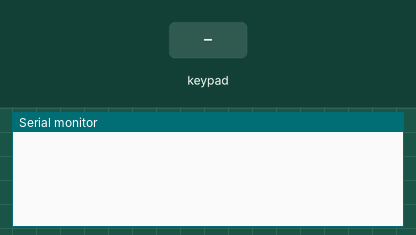
Recording of a sketch running on a simulated Arduino Uno, built with avr-gcc and run on an emulated ATmega328P. Shown: the last lines printed to the serial monitor. Inputs (shaded band) come from the test bench. WiFi joins after 1.5 s; servers stay silent unless stated.

Above: at 1.2 s.
1.3 s: key 'U' pressed
At 2.0 s:
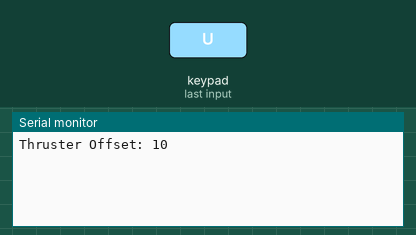
2.8 s: key 'X' pressed
At 3.8 s:
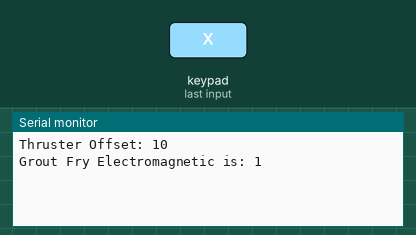
4.3 s: key 'O' pressed
At 5.5 s:
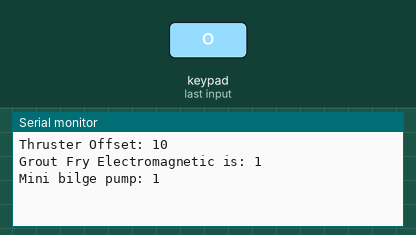
5.8 s: key 'S' pressed
At 7.2 s:
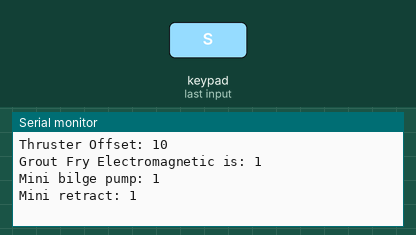

The sketch:

Master3.4.ino
```cpp
#include <PS2X_lib.h> // Bill Porter's PS2 Library
#include <Ethernet.h>
#include <EthernetUdp.h>
#define SD_SS 4//sets up ethernet communication ports, don't need to change this part

//general Ethernet object declarations
byte mac[] = {0xDE, 0xAD, 0xBE, 0xEF, 0xFE, 0xED };//connection for ethernet
IPAddress localIp(192, 168, 1, 251);    // local ip address
IPAddress destIp(192, 168, 1, 15);      // destination ip address
IPAddress ip(192, 168, 1, 15);
IPAddress remIp(92, 168, 1, 176);
unsigned int localPort = 5678;      // local port to listen on
unsigned int port = 5678;               // destination port
EthernetUDP Udp;//object initialization

PS2X ps2x;

bool fry_release = false, mini_launch = false, mini_retract = false, tilt = false, sensors = false;
int timer1;
int timer2;
const byte arraylength = 10, maximum = 255, minimum = 0, middle = (maximum-minimum)/2, deadzone = 30;
byte message[arraylength], packetBuffer[arraylength], offset = 10;
int left_magnitude, right_magnitude, LY, LX, RY, RX, mag, temperature, i;
float temp, pH;

void setup() {
  Serial.begin(9600);//allows serial moniter
  ps2x.config_gamepad(5,3,6,2, false, false); //(clock, command, attention, data, Pressures, Rumble)
  pinMode(SD_SS, OUTPUT);
  digitalWrite(SD_SS, HIGH);
  Ethernet.begin(mac,localIp);    // static ip version
  Ethernet.begin(mac,ip);
  Udp.begin(port);
  Udp.begin(localPort);

}

void loop() {
  timer1 = millis();
  recieve();  //recieves the array from the slave arduino
//slave_data();   //prints out data from the temp and pH sensor when the triangle button is pushed
  read_PS2();     //reads the PS2 values and adjusts the analog stick values to useful ranges
  buttons();      //allows the digital buttons to control tools, such as triangle, square, circle
  tilt_thrust();  //programs the thruster values to be able to tilt when needed
  adjust_thrust();//adjusts thrust according to the D-pad
  fillmessage();  //fills the array that is to be sent
  sendmessage();  //sends the array to the slave arduino


  //print_sent(); //prints out all the information to be sent in the array
  //print_recieved();//prints out the data that was recieved
  delay(50);
}

void recieve(){
  int packetSize = Udp.parsePacket();
  IPAddress remote = Udp.remoteIP();
  Udp.read(packetBuffer,UDP_TX_PACKET_MAX_SIZE);
  temp = (float)packetBuffer[0] / 2;
  pH = (float)packetBuffer[1] / 18;
}

void slave_data(){
  if(ps2x.ButtonPressed(PSB_TRIANGLE)){
    sensors = 1;
    for(i = 0; i < 30; i++){
      Serial.print("Temperature: ");
      Serial.println(temp);
      Serial.print("pH: ");
      Serial.println(pH);
    }
  }
  else{
    sensors = 0;
  }
}


void read_PS2(){
  ps2x.read_gamepad(); //Needs to be called at least once a second

  LY = ps2x.Analog(PSS_LY); //left Stick Up and Down  //Analog Stick readings
  LX = ps2x.Analog(PSS_LX); //Left Stick Left and Right
  RY = ps2x.Analog(PSS_RY); //left Stick Up and Down
  RX = ps2x.Analog(PSS_RX); //Left Stick Left and Right

  LY = check_deadzone(LY);//sets to 0 if it's within a certain range
  LX = check_deadzone(LX);
  RY = check_deadzone(RY);
  RX = check_deadzone(RX);

  LY = swap(LY);
  RY = swap(RY);
  left_magnitude = magnitude(LY, LX);
}

void buttons(){
  if(ps2x.ButtonPressed(PSB_CROSS)){
    fry_release = !fry_release;
    Serial.print("Grout Fry Electromagnetic is: ");
    Serial.println(fry_release);
  }
  if(ps2x.ButtonPressed(PSB_CIRCLE)){
    if(mini_launch == false && mini_launch == true){
      Serial.println("You can't turn on and retract the mini rov at the same time");
    }
    else{
      mini_launch = !mini_launch;
      Serial.print("Mini bilge pump: ");
      Serial.println(mini_launch);
    }
  }
  if (ps2x.ButtonPressed(PSB_R2)){
    sensors =! sensors;
    timer2= millis();
  }

  if ((sensors==1) && ((timer1-timer2)<1000)){
    Serial.println(temp);
    Serial.println(pH);
  }
  if((sensors==1) && ((timer1-timer2)>1000)){
    sensors=0;
  }
  if(ps2x.ButtonPressed(PSB_SQUARE)){
    if(mini_retract == false && mini_retract == true){
      Serial.println("You can't turn on and retract the mini rov at the same time");
    }
    else{
      mini_retract = !mini_retract;
      Serial.print("Mini retract: ");
      Serial.println(mini_retract);
    }
  }
}

void tilt_thrust(){//changes the tilt variable if L2 is pressed
  if(ps2x.ButtonPressed(PSB_L2)){
    if(tilt == 1){
      tilt = 0;
    }
    else{
      tilt = 1;
    }
    Serial.print("Tilt: ");
    Serial.println(tilt);
  }
}

void adjust_thrust(){//sets the thruster adjust variable if the up or down buttons are pressed
  if(ps2x.ButtonPressed(PSB_PAD_UP)){
    offset ++;
    if(offset>10){
      offset = 10;
    }
    Serial.print("Thruster Offset: ");
    Serial.println(offset);
  }
  if(ps2x.ButtonPressed(PSB_PAD_DOWN)){
    offset --;
    if(offset<0){
      offset = 0;
    }
    Serial.print("Thruster Offset: ");
    Serial.println(offset);
  }
}

void fillmessage(){//fills the array that will be sent over ethernet
  if(LX == middle && LY == middle && RX == middle && RY == middle){
    message[0] = 0;
  }
  else if(left_magnitude>abs(RX-middle)){
    if(abs(LY-middle)>abs(LX-middle)){
      message[0] = 1;
      message[1] = LY;
    }
    else{
      message[0] = 2;
      message[1] = LX;
    }
  }
  else{
    message[0] = 3;
    message[1] = RX;
  }
  message[2] = RY;
  message[3] = tilt;
  message[4] = offset;
  message[5] = fry_release;
  message[6] = mini_launch;
  message[7] = mini_retract;
  message[8] = sensors;
}

void sendmessage(){//sends the message
  Udp.beginPacket(destIp, port);
  Udp.write(message,arraylength);
  Udp.endPacket();

  delay(50);
}

void print_sent(){
  Serial.println();
  for(i = 0; i < 9; i++){
    Serial.print(message[i]);
    Serial.print(" ");
  }
}

void print_recieved(){
  Serial.println();
  for(i = 0; i < arraylength; i++){
    Serial.print(packetBuffer[i]);
    Serial.print(" ");
  }

}

int check_deadzone(int controller_value){//if toggle is in deadband it sets the value to 0(middle variable)
  //returns the middle of the possible controller value if the controller value isn't past the deadzone area
  //Essentially making it so small unwanted movements in the controller won't cause the thrusters to move
  if(abs(controller_value-middle)>deadzone){
    controller_value = controller_value;
  }
  else{
    controller_value = middle;
  }
  return controller_value;
}

int magnitude(byte X, byte Y){
  //calculates the magnitude of the controller values
  mag = sqrt(sq(X- maximum/2)+sq(Y - maximum/2));  //calculates the magnitude of the directional vector using distance formula
  return mag;//gets it back to the actual value of the maximum
}//End Magnitude function

int swap(int controller_value){//switches the values from 255-0 to 0-255
  controller_value = abs(controller_value - maximum)-1;
  if(controller_value<0){
    controller_value=0;
  }
  return controller_value;
}
```

Measured:
- after the input at 1.3 s, the serial monitor: prints a new line at once (image 1)
- after the input at 2.8 s, the serial monitor: prints a new line at once (image 2)
- after the input at 4.3 s, the serial monitor: prints a new line after 0.05 s (image 3)
- after the input at 5.8 s, the serial monitor: prints a new line after 0.06 s (image 4)
